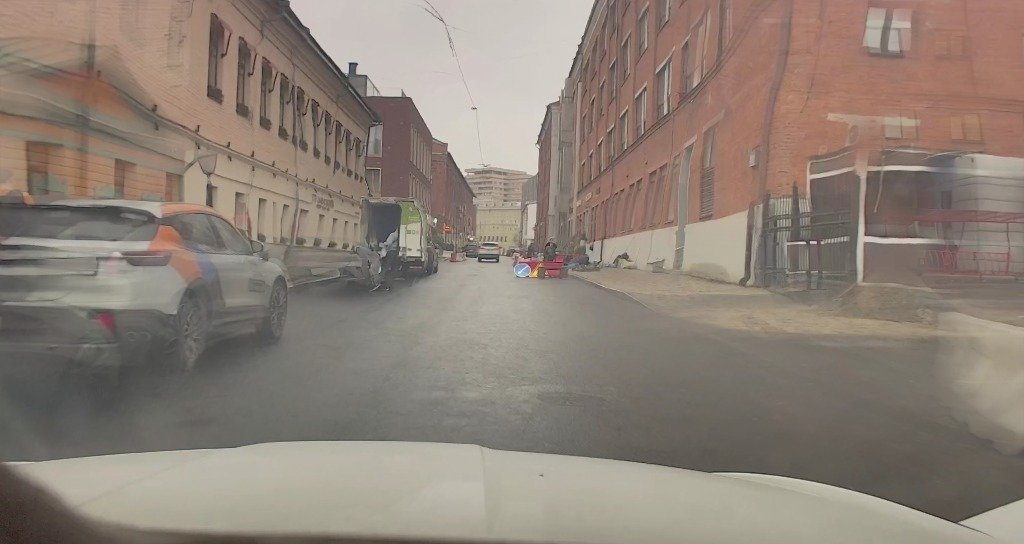
#> input picture dataset_sample/cv_dataset/rife_predictions_v5/train/2025-10-06_11_15_36_11_21_39_hilma_1759740479000082000__001.jpg, 1024 x 544 px
$ python -i test_ego_seg_v2.py   (imports and definitions only)   (older library calls are emulated)
#> lines starting #> are read from the running program, lines starting #| are printed output that depends on the picture; after the words box and inside, x2 and y2 are one past the last pixel; in counts of white or black regions, pixels touching at a corner belong together
"""
Ego artifact mask v2: local color/texture seg -> cross-scene pixel vote.

Test on ONE vehicle first (default: hilma).

Pipeline per (vehicle, camera):
  1. Per scene: bottom ROI, dark + low-gradient, keep CC touching bottom edge
  2. Stack at fixed pixel coords (rigid camera mount)
  3. freq = fraction of scenes where pixel is ego-candidate
  4. Morph close -> cohesive region

Usage:
  python test_ego_seg_v2.py
  python test_ego_seg_v2.py --vehicle hilma --camera right_fwd
  python test_ego_seg_v2.py --vehicle hilma --all-cameras
"""

from __future__ import annotations

import argparse
import json
import re
import sys
from collections import defaultdict
from pathlib import Path

import cv2
import matplotlib.pyplot as plt
import numpy as np
from PIL import Image

REPO = Path(__file__).resolve().parent
DEFAULT_DATASET = Path(r"C:/Users/adel/Downloads/cv_dataset/final_dataset_v5_participants/train")
DEFAULT_VIZ = REPO / "methods_gallery/_ego_artifacts_v2_test"
OLD_MASK_ROOT = Path(r"C:/Users/adel/Downloads/cv_dataset/ego_artifact_masks")

SAMPLE_RE = re.compile(
    r"^\d{4}-\d{2}-\d{2}_\d{2}_\d{2}_\d{2}_\d{2}_\d{2}_\d{2}_([a-zA-Z]+)_\d+__\d{3}$"
)


def load_rgb(path: Path) -> np.ndarray:
    return np.array(Image.open(path).convert("RGB"))


def keep_bottom_connected(mask: np.ndarray) -> np.ndarray:
    n, labels = cv2.connectedComponents(mask.astype(np.uint8))
    keep = np.zeros(mask.shape, dtype=bool)
    for lab in np.unique(labels[-1]):
        if lab:
            keep |= labels == lab
    return keep


def segment_local_roi(
    roi: np.ndarray,
    l_pct: float,
    grad_pct: float,
    bright: bool,
) -> np.ndarray:
    lab = cv2.cvtColor(roi, cv2.COLOR_RGB2LAB)
    l_ch = lab[..., 0].astype(np.float32)
    gray = cv2.cvtColor(roi, cv2.COLOR_RGB2GRAY)
    gx = cv2.Sobel(gray, cv2.CV_32F, 1, 0, ksize=3)
    gy = cv2.Sobel(gray, cv2.CV_32F, 0, 1, ksize=3)
    grad = np.sqrt(gx * gx + gy * gy)
    smooth = grad <= np.percentile(grad, grad_pct)
    if bright:
        uniform = l_ch >= np.percentile(l_ch, 100.0 - l_pct)
    else:
        uniform = l_ch <= np.percentile(l_ch, l_pct)
    return keep_bottom_connected((uniform & smooth).astype(np.uint8))


# [6 lines left out: function ego_is_bright, not called in this run]


def segment_local(
    img: np.ndarray,
    bottom_frac: float = 0.52,
    l_pct: float = 48.0,
    grad_pct: float = 52.0,
    bright: bool = False,
) -> np.ndarray:
    h, w = img.shape[:2]
    y0 = int(h * (1.0 - bottom_frac))
    m = segment_local_roi(img[y0:], l_pct, grad_pct, bright=bright)
    full = np.zeros((h, w), dtype=bool)
    full[y0:] = m
    return full


# [222 lines left out: functions align_stack, aggregate_vote, load_vehicle_camera, load_old_mask, overlay_mask, save_camera_figure and 3 more, not called in this run]


# [2 lines not run here, left out]

>>> import cv2
>>> picture = cv2.cvtColor(cv2.imread('dataset_sample/cv_dataset/rife_predictions_v5/train/2025-10-06_11_15_36_11_21_39_hilma_1759740479000082000__001.jpg'), cv2.COLOR_BGR2RGB)
>>> result = segment_local(picture)
#> in segment_local_roi, `lab = cv2.cvtColor(roi, cv2.COLOR_RGB2LAB)`: lab: shape (283, 1024, 3); mean of channels 0, 1, 2 137, 127.9, 133.8
#> in segment_local_roi, `gx = cv2.Sobel(gray, cv2.CV_32F, 1, 0, ksize=3)`:
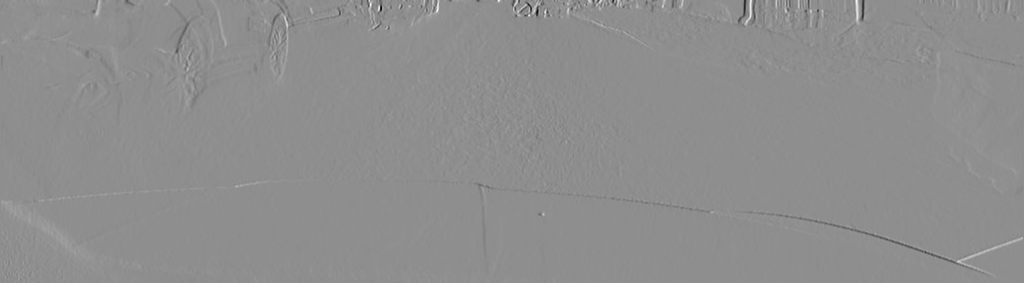
#> gx: shape (283, 1024) float32; min -440, max 348, mean 0.4; drawn with min black and max white
#> in segment_local_roi, `gy = cv2.Sobel(gray, cv2.CV_32F, 0, 1, ksize=3)`:
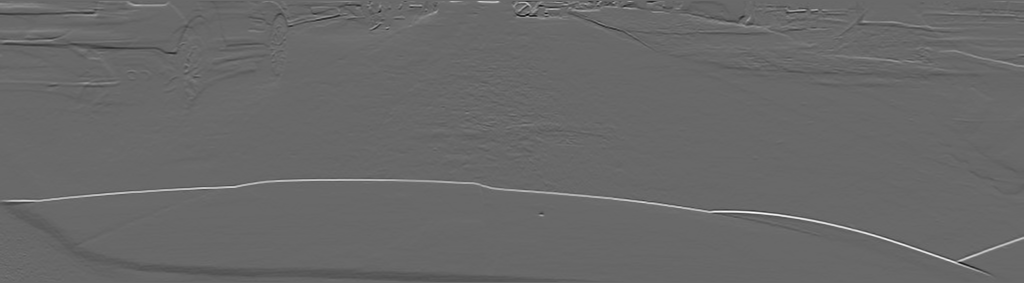
#> gy: shape (283, 1024) float32; min -449, max 641, mean -0.3; drawn with min black and max white
#> in segment_local_roi, `smooth = grad <= np.percentile(grad, grad_pct)`:
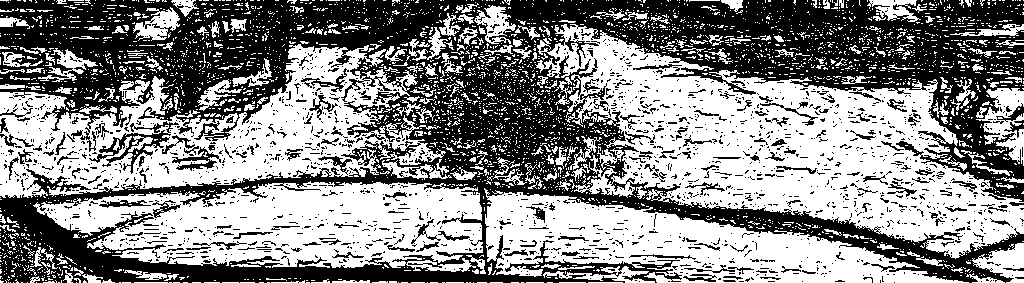
#> smooth: shape (283, 1024) bool; 53.2% white; 1901 black regions (1729 under 20 px), largest, box (x1, y1, x2, y2) and area: (0, 0, 1024, 283) 118221, (89, 121, 179, 174) 1031, (172, 147, 221, 171) 393
#> in segment_local_roi, `uniform = l_ch <= np.percentile(l_ch, l_pct)`:
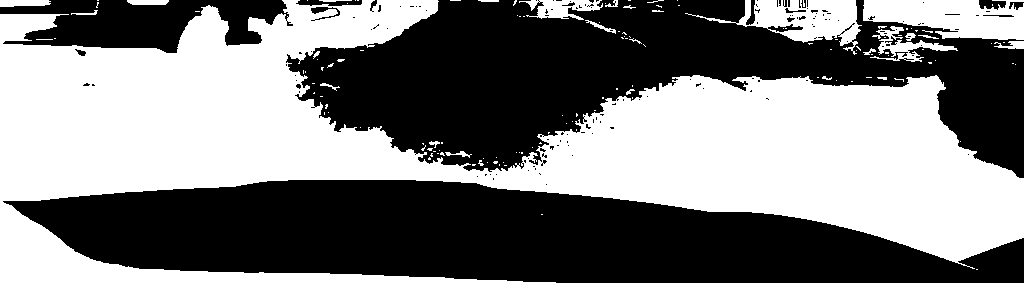
#> uniform: shape (283, 1024) bool; 48.5% white; 137 white regions (112 under 20 px), largest, box (x1, y1, x2, y2) and area: (0, 0, 1024, 283) 128332, (863, 0, 1024, 40) 4699, (685, 0, 862, 55) 3750
#> in keep_bottom_connected, `n, labels = cv2.connectedComponents(mask.astype(np.uint8))`:
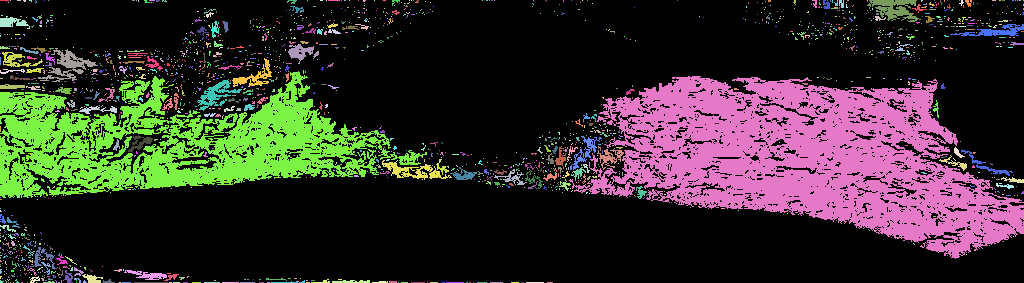
#> labels: shape (283, 1024) int32; 1588 distinct labels, from 0 to 1587; one colour per label, 0 black
#> in keep_bottom_connected, `n, labels = cv2.connectedComponents(mask.astype(np.uint8))`: n = 1588
#> the loop in keep_bottom_connected, `for lab in np.unique(labels[-1]):` made 55 passes
#> lab on passes 2 to 13: 1492, 1507, 1513, 1523, 1525, 1526, 1535, 1537, 1538, 1540, 1541, 1542
#> after the loop in keep_bottom_connected, `for lab in np.unique(labels[-1]):`:
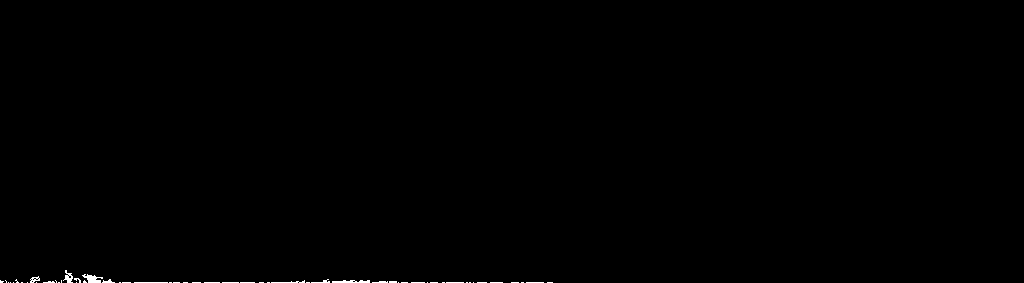
#> keep: shape (283, 1024) bool; 0.26% white; 54 white regions (45 under 20 px), largest, box (x1, y1, x2, y2) and area: (82, 274, 103, 283) 104, (332, 280, 370, 283) 86, (63, 270, 73, 283) 65
#> in segment_local, `full[y0:] = m`:
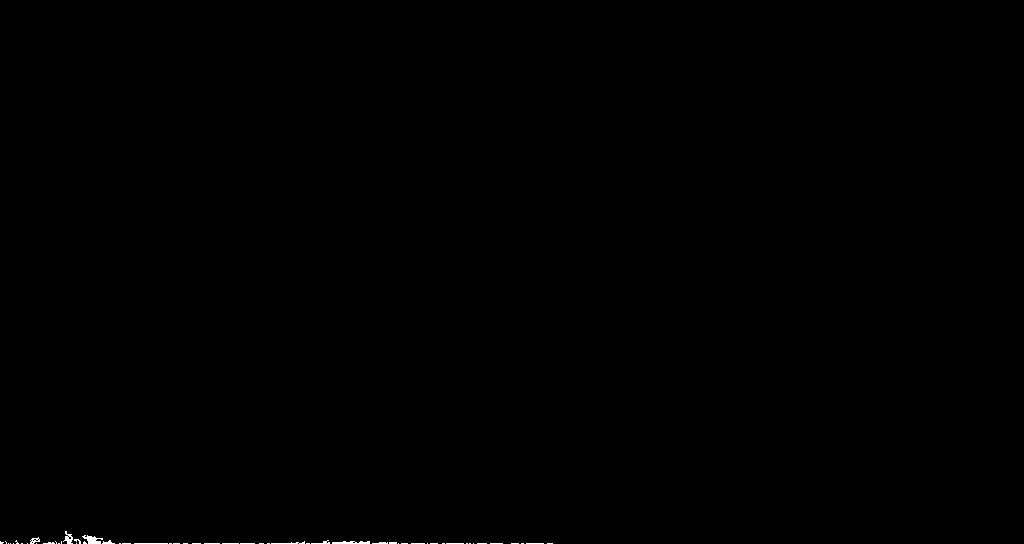
#> full: shape (544, 1024) bool; 0.13% white; 54 white regions (45 under 20 px), largest, box (x1, y1, x2, y2) and area: (82, 535, 103, 544) 104, (332, 541, 370, 544) 86, (63, 531, 73, 544) 65

$ run again, on dataset_sample/cv_dataset/rife_predictions_v5/train/2025-12-20_12_25_54_12_35_15_robb_1766225828399854000__000.jpg
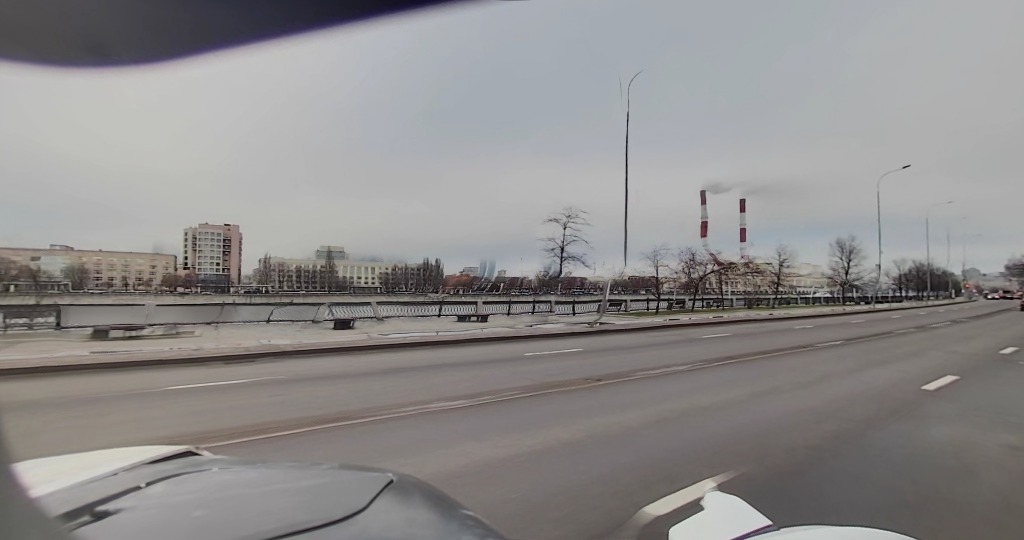
#> input picture dataset_sample/cv_dataset/rife_predictions_v5/train/2025-12-20_12_25_54_12_35_15_robb_1766225828399854000__000.jpg, 1024 x 540 px
#> smooth: shape (281, 1024) bool; 52.1% white; 1228 black regions (1132 under 20 px), largest, box (x1, y1, x2, y2) and area: (0, 0, 1024, 281) 120624, (593, 210, 923, 281) 5070, (928, 82, 1024, 109) 769
#> uniform: shape (281, 1024) bool; 49% white; 319 white regions (305 under 20 px), largest, box (x1, y1, x2, y2) and area: (257, 69, 1024, 281) 72055, (0, 0, 1024, 193) 62624, (0, 148, 205, 281) 4524
#> labels: shape (281, 1024) int32; 1216 distinct labels, from 0 to 1215
#> n = 1216
#> the loop in keep_bottom_connected, `for lab in np.unique(labels[-1]):` made 18 passes
#> lab on passes 2 to 9: 678, 1071, 1137, 1201, 1203, 1204, 1205, 1206
#> after the loop in keep_bottom_connected, `for lab in np.unique(labels[-1]):`:
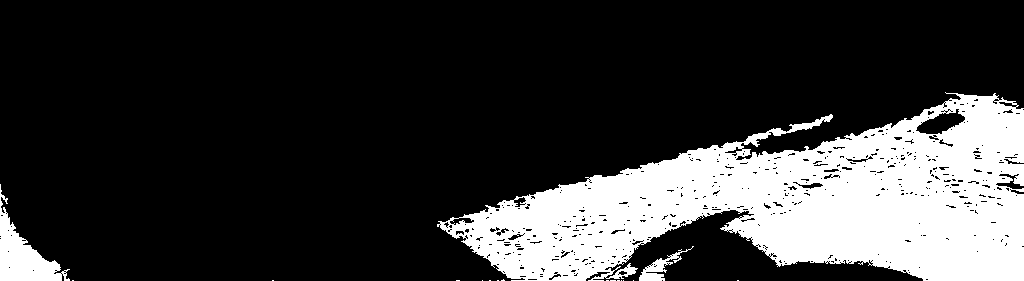
#> keep: shape (281, 1024) bool; 21.9% white; 17 white regions (14 under 20 px), largest, box (x1, y1, x2, y2) and area: (437, 92, 1024, 281) 60097, (0, 184, 70, 281) 2435, (639, 246, 694, 281) 504
#> in segment_local, `full[y0:] = m`:
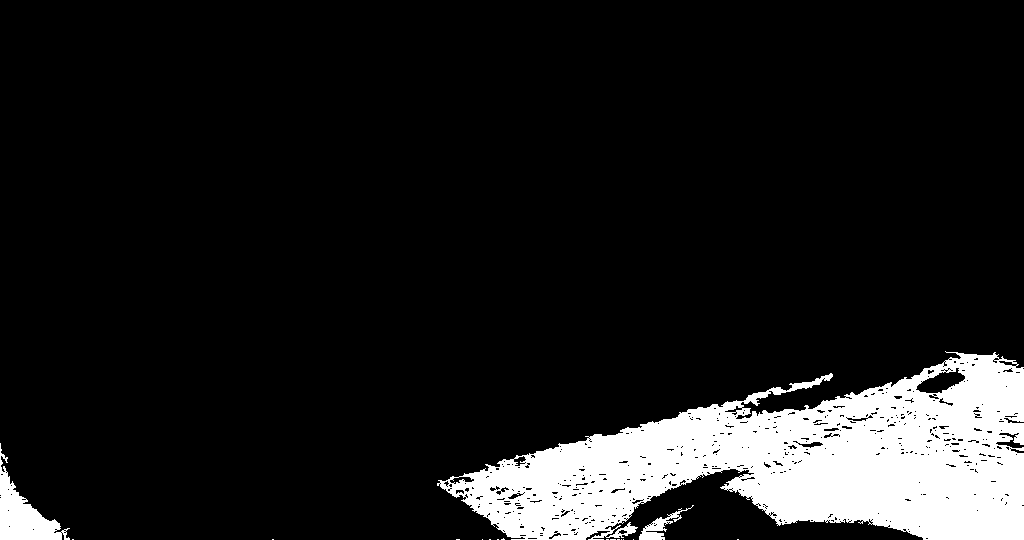
#> full: shape (540, 1024) bool; 11.4% white; 17 white regions (14 under 20 px), largest, box (x1, y1, x2, y2) and area: (437, 351, 1024, 540) 60097, (0, 443, 70, 540) 2435, (639, 505, 694, 540) 504

$ run again, on dataset_sample/cv_dataset/rife_predictions_v5/train/2026-03-13_17_08_46_17_40_57_targi_1773413439300107000__000.jpg
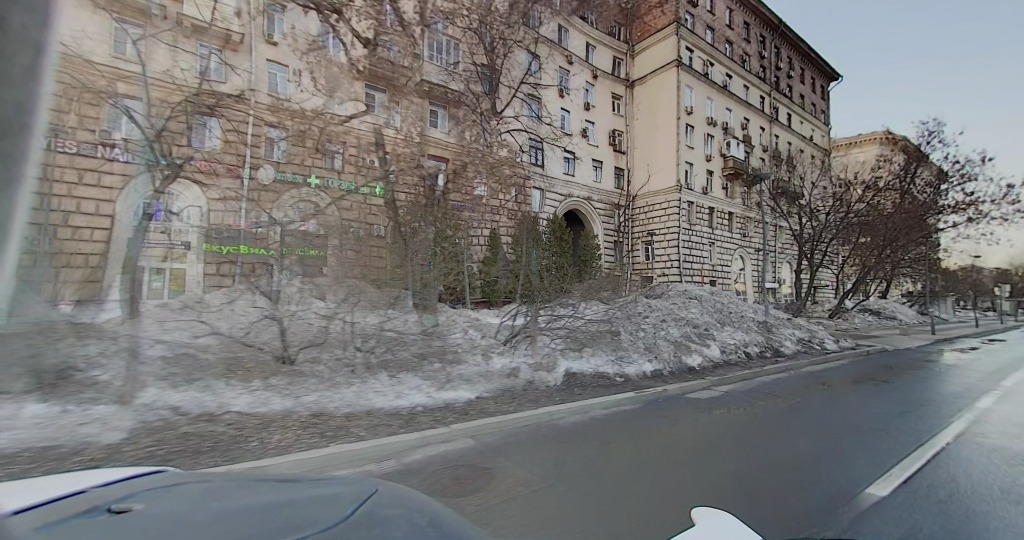
#> input picture dataset_sample/cv_dataset/rife_predictions_v5/train/2026-03-13_17_08_46_17_40_57_targi_1773413439300107000__000.jpg, 1024 x 540 px
#> smooth: shape (281, 1024) bool; 52.1% white; 663 black regions (608 under 20 px), largest, box (x1, y1, x2, y2) and area: (0, 0, 1024, 262) 126790, (849, 107, 1024, 261) 2987, (28, 220, 216, 273) 1466
#> uniform: shape (281, 1024) bool; 48.4% white; 736 white regions (651 under 20 px), largest, box (x1, y1, x2, y2) and area: (0, 0, 1024, 281) 109670, (334, 0, 731, 96) 16021, (16, 103, 99, 137) 1429
#> labels: shape (281, 1024) int32; 2884 distinct labels, from 0 to 2883
#> n = 2884
#> the loop in keep_bottom_connected, `for lab in np.unique(labels[-1]):` made 17 passes
#> lab on passes 2 to 9: 1642, 2831, 2855, 2868, 2871, 2873, 2874, 2875
#> after the loop in keep_bottom_connected, `for lab in np.unique(labels[-1]):`:
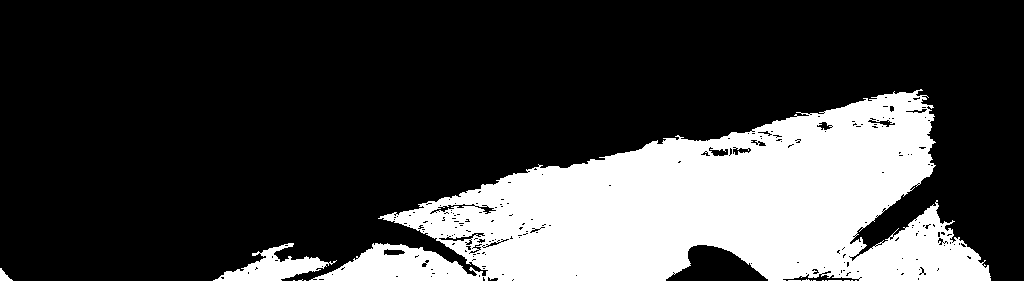
#> keep: shape (281, 1024) bool; 24.7% white; 16 white regions (13 under 20 px), largest, box (x1, y1, x2, y2) and area: (309, 89, 991, 281) 69097, (213, 243, 337, 281) 1867, (0, 268, 13, 281) 87
#> in segment_local, `full[y0:] = m`:
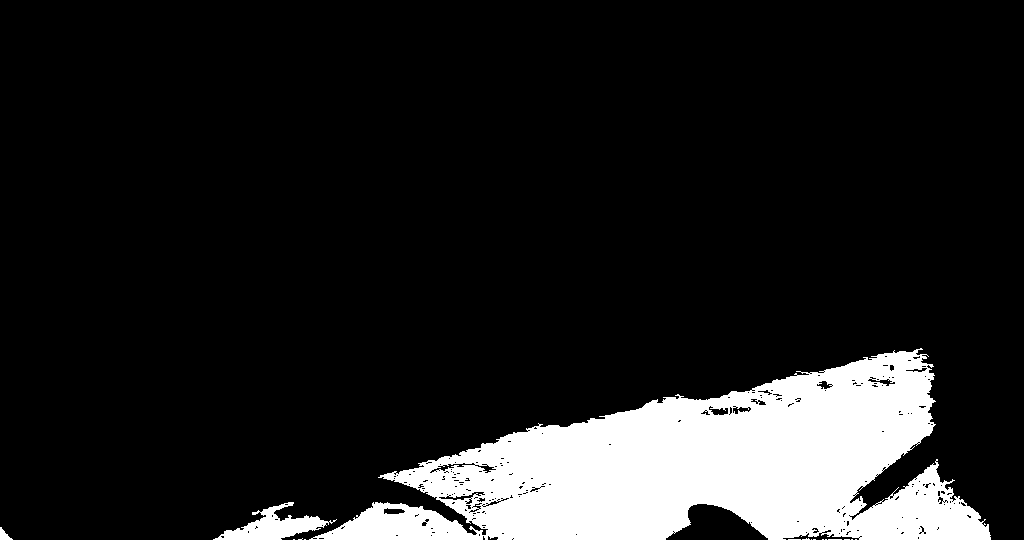
#> full: shape (540, 1024) bool; 12.9% white; 16 white regions (13 under 20 px), largest, box (x1, y1, x2, y2) and area: (309, 348, 991, 540) 69097, (213, 502, 337, 540) 1867, (0, 527, 13, 540) 87
